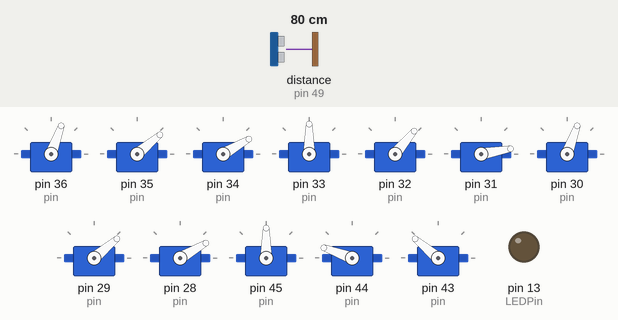
Bench run of a sketch on a simulated Arduino Mega 2560, built with avr-gcc and run on an emulated ATmega2560. Parts: 12 × servo, output pins drawn as LEDs (lit = HIGH). Wiring (inferred from the names in the program): ultrasonic range finder: trigger pin 48; echo pin 49. Inputs (shaded band) come from the test bench; at power-on: distance to the obstacle (sensor on pin 49) 80 cm. The echo pulse lasts 58.3 µs per cm; pins used as bus, display or sensor lines are not drawn; what the sketch prints to the serial monitor is not drawn.

Above: at 2.46 s.
3.1 s: distance to the obstacle (sensor on pin 49) set to 64 cm
At 3.48 s:
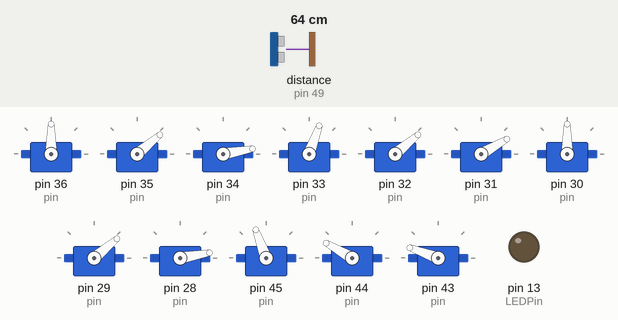
6.6 s: distance to the obstacle (sensor on pin 49) set to 58 cm
At 6.82 s:
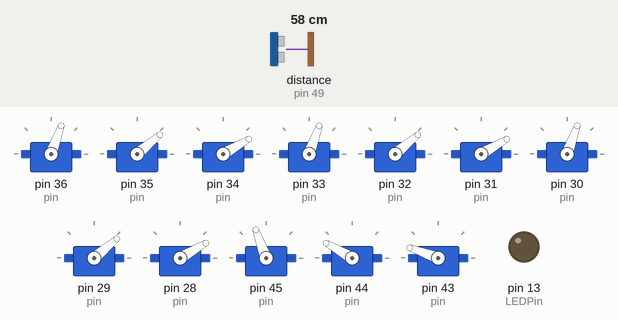
At 7.5 s:
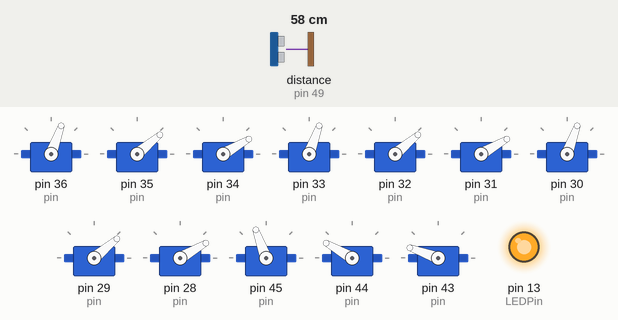
Timing chart, 0 to 9.6 s (numbered marks = the images above; inputs shaded):
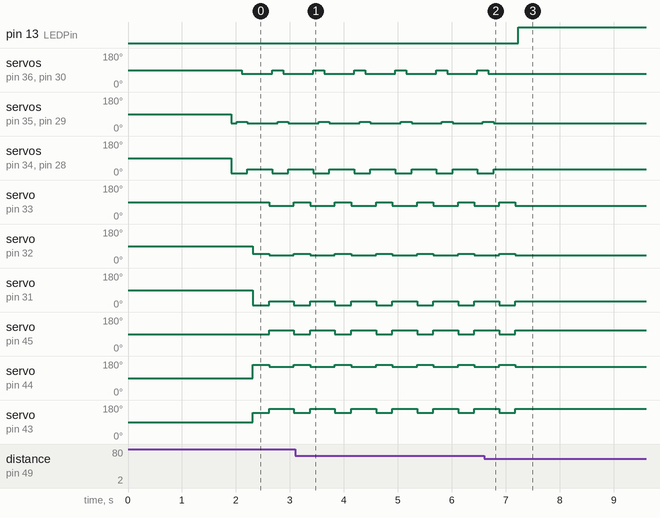

The sketch:

MegaHex.ino
```cpp
#include "Poda.h"
#include "Config_Hexa.h"
#include "Control_Kinematics.hpp"

#include <Arduino.h>

void setup()
{
Serial.begin(9600);
    //poda setUp
Poda_init();
    //motion cof setup
motionPod_Left.anglX=20;
motionPod_Left.anglY=30;
motionPod_Left.anglZ=35;

motionPod_Right.anglX=-20;
motionPod_Right.anglY=-30;
motionPod_Right.anglZ=-35;
    //

 //ultrasinic setUp
  pinMode(trigPin, OUTPUT);
  pinMode(echoPin, INPUT);
  pinMode(LEDPin, OUTPUT); // Use LED indicator (if required)


}
void loop()
{
 int val = map(digitalRead(49),0,1023,0,255);
 Serial.write(val);
 delay(50);
 int input_line[18];
char rx_byte = 0;

if (Serial.available() > 0) {    // is a character available?
    rx_byte = Serial.read();       // get the character

    // check if a number was received
    if ((rx_byte >= '0') && (rx_byte <= '9'))
    {
      Serial.print("Number received: ");
      Serial.println(rx_byte);
    }
    else {
      Serial.println("Not a number.");
    }
}

/* The following trigPin/echoPin cycle is used to determine the
 distance of the nearest object by bouncing soundwaves off of it. */
 digitalWrite(trigPin, LOW);
 delayMicroseconds(2);

 digitalWrite(trigPin, HIGH);
 delayMicroseconds(10);

 digitalWrite(trigPin, LOW);
 duration = pulseIn(echoPin, HIGH);
  //Calculate the distance (in cm) based on the speed of sound.
 distance = duration/58.2;

//Walk_Mode();

if  (distance<=60)
    {digitalWrite(LEDPin, HIGH);
    Rot_Mode();
    }
else{digitalWrite(LEDPin, LOW);
    Walk_Mode();
    }

//delay(1000);
  }
```

Control_Kinematics.hpp
```cpp
#ifndef CONTROLWITHKITEMATIC_H
#define CONTROLWITHKITEMATIC_H

#include "Config_Hexa.h"
#include<Arduino.h>


//kinematic///////////////////////////////////
            /////////////////
            ///  L1   R1  ///
            ///    \-/    ///
            /// L2_| |_R2 ///
            ///    / \    ///
            ///  L3   R3  ///
            /////////////////
            ///             /
            ///       z\    /
            ///      /  \   /
            /// x__y/    \  /
            ///             /
            /////////////////


// /////////////////////////////////////////////

//////////////////////
/// \Motion Mode's/\\\
//////////////////////

void Motion(Poda pPod, PodPosition pPos, int motionPeriod)
{
PodPosition Flag;

Flag.anglZ=pPod.zServo.read();
Flag.anglX=pPod.xServo.read();
Flag.anglY=pPod.yServo.read();

if ( motionPeriod==1){
pPod.zServo.write((Flag.anglZ+pPos.anglZ));
pPod.yServo.write((Flag.anglY+pPos.anglY));
pPod.xServo.write((Flag.anglX+pPos.anglX));


delay(300);
}
else if ( motionPeriod==2){
pPod.xServo.write((Flag.anglX+(pPos.anglX)));
/*
pPod.yServo.write((Flag.anglY-(2*pPos.anglY)));
pPod.zServo.write((Flag.anglZ-(2*pPos.anglZ)));*/

delay(300);}
else if ( motionPeriod==3){
pPod.zServo.write(Flag.anglZ);
pPod.yServo.write(Flag.anglY);
pPod.xServo.write(Flag.anglX);

delay(300);}

//delay(500);
  }
void Rot_Mode()
{

 /* Motion (podaL1,motionPod_Left);
  Motion (podaL2,motionPod_Left);
             delay(100);
  Motion (podaL3,motionPod_Left);
  Motion (podaR1,motionPod_Right);
             delay(100);
  Motion (podaR2,motionPod_Right);
  Motion (podaR3,motionPod_Right);
             delay(100);*/
}
void Walk_Mode()
{       //піднфмаємо перші 3 лапки
        podaL1.set_Position(90,40,(30-20));
        podaR2.set_Position(90,150,(160-20));
        podaL3.set_Position(90,40,(30-20));
        delay(100);
        podaL1.set_Position(90,(40+10),(30-20));
        podaR2.set_Position(90,(150+10),(160-20));
        podaL3.set_Position(90,(40+10),(30-20));
        delay(100);

        //зміщуємо 3 лапки
        podaL1.set_Position((90-20),(40+10),(30-20));
        podaR2.set_Position((90+20),(150+10),(160-20));
        podaL3.set_Position((90-20),(40+10),(30-20));
        delay(100);
        //опускаємо лапки
        podaL1.set_Position((90-20),(40),(30));
        podaR2.set_Position((90+20),(150),(160));
        podaL3.set_Position((90-20),(40),(30));
        delay(100);
//////////////підншмаємо 2і 3 лапки
        podaR1.set_Position((90),(150),(160+20));
        podaL2.set_Position((90),(40),(30+20));
        podaR3.set_Position((90),(150),(160+20));

        podaR1.set_Position((90),(150+10),(160-20));
        podaL2.set_Position((90),(40+10),(30-20));
        podaR3.set_Position((90),(150+10),(160-20));
        //зміщуємо 1і 3 лапки
        podaL1.set_Position((90-20),(40),(30));
        podaR2.set_Position((90+20),(150),(160));
        podaL3.set_Position((90-20),(40),(30));
        delay(300);
/////////////
        podaR1.set_Position((90+20),(150+10),(160-20));
        podaL2.set_Position((90+20),(40+10),(30-20));
        podaR3.set_Position((90+20),(150+10),(160-20));
//
        podaR1.set_Position((90+20),(150),(160));
        podaL2.set_Position((90-20),(40),(30));
        podaR3.set_Position((90+20),(150),(160));

}


#endif // CONTROLWITHKITEMATIC_H
```

Poda.cpp
```cpp
#include "Poda.h"
#include <Arduino.h>

Poda::Poda()
{};

void Poda::init(int pinx, int initAngleX, int piny,int initAngleY, int pinz, int initAngleZ)
{

xServo;
yServo;
zServo;
xServo.attach(pinx);
yServo.attach(piny);
zServo.attach(pinz);

this->set_initPos(initAngleX,initAngleY,initAngleZ);

init_Servo(initAngleX, xServo);
init_Servo(initAngleY, yServo);
init_Servo(initAngleZ, zServo);


}

  void Poda::set_Position(int xXx, int yYy, int zZz)
  {
    xServo.write(xXx);
    yServo.write(yYy);
    zServo.write(zZz);
  }
  void Poda::set_initPos(int xX, int yY, int zZ)
  {
      init_x=xX;
      init_y=yY;
      init_z=zZ;
  }

  void Poda::init_Servo(int set_angle, Servo active)
  {
      if (active.read()>set_angle)
      {
                  for (int pos = active.read(); pos > set_angle; pos -= 1) {  // goes from 180 degrees to 0 degrees
                      active.write(pos);                          // tell servo to go to position in variable 'pos'
                      //delay(1);                                  // waits 15ms for the servo to reach the position
                    }
      }
      else
      {
                  for (int pos2 = active.read(); pos2 < set_angle; pos2 += 1) {  // goes from 180 degrees to 0 degrees
                      active.write(pos2);                          // tell servo to go to position in variable 'pos'
                     // delay(1);                                  // waits 15ms for the servo to reach the position
                    }
      }
  }
```

Poda.h
```cpp
#ifndef PODA_H
#define PODA_H

#include <Servo.h>

class Poda
{

    // ///////////////////////////////////////////////
    // згідно зворотнокінематичній моделі в об’єкні пода 3 сервоприводи
    //х-горизонтальний z-середній двигун у- крвйній
    //установка положення відбувається установкою структури позішн, ініціалізація поди шляхом предачі номерів пінів відповідно
private:
    int init_x;
    int init_y;
    int init_z;


     int Max_X;
     int Max_Y;
     int Max_Z;

     int Min_X;
     int Min_Y;
     int Min_Z;


public:
    Servo xServo;//Coxa;
     Servo yServo;//Femur;
     Servo zServo;//Tibia;


 Poda();
 void init(int pinx, int initAngleX, int piny,int initAngleY, int pinz, int initAngleZ);
    void set_Position(int xX, int yY, int zZ);
    void set_initPos(int xX, int yY, int zZ);
    void init_Servo(int set_angle, Servo active);


};

#endif // PODA_H
```

Config_Hexa.h
```cpp
#ifndef CONFIGHEXA_H
#define CONFIGHEXA_H

#include "Poda.h"
#include <Arduino.h>
#define sqr(x) ((x)*(x))
#define PI 3.141592653589793238
#define rad2deg(x) ( (180.0 / PI) * (x) )
#define deg2rad(x) ( (PI / 180.0) * (x) )

/////////////////////////////////////////
//   ultrasonic pinout                 //
//                                     //
    #define echoPin 49 // Echo Pin
    #define trigPin 48 // Trigger Pin
    #define LEDPin 13 // Onboard LED
/////  ultrasonic       /////////////////
//
     int maximumRange = 200; // Maximum range needed
     int minimumRange = 0; // Minimum range needed
      long duration, distance; // Duration used to calculate distance
//
////////////////////////////////////////

///make Poda's from this shemm

        /////////////////
        ///  L1   R1  ///
        ///    \-/    ///
        /// L2_| |_R2 ///
        ///    / \    ///
        ///  L3   R3  ///
        /////////////////
        ///             /
        ///       z\    /
        ///      /  \   /
        /// x__y/    \  /
        ///             /
        /////////////////

int pin[]=
{36, 35, 34,
 33, 32, 31,
 30, 29, 28,

 45, 44, 43,
 42, 41, 40,
 39, 38, 37};
///pin out arduino (digital pins)
/// L1 46, 47, 39
/// L2 40, 41, 42
/// L3 43, 44, 45
///
/// R1 29, 28, 36
/// R2 35, 34, 33
/// R3 32, 31, 30
///
///
///
/// angle initialisation servo in grad
/// defailt to Phoenix hexapod
/// L1 90, 40, 30,
/// L2 490, 40, 30,
/// L3 90, 40, 30,
///
/// R1 90, 150, 160,
/// R2 90, 150, 160,
/// R3 90, 150, 160
///
int angle[]=
{
    90, 40, 30,
    90, 40, 30,
    90, 40, 30,

    90, 150, 160,
    90, 150, 160,
    90, 150, 160
};

//////Poda_init///////

Poda podaL1;
Poda podaL2;
Poda podaL3;

Poda podaR1;
Poda podaR2;
Poda podaR3;

void Poda_init()
{
podaL1.init ( pin[0],angle[0], pin[1],angle[1], pin[2],angle[2]);
delay(300);
podaL2.init (pin[3],angle[3], pin[4],angle[4], pin[5],angle[5] );
delay(300);
podaL3.init (pin[6],angle[6], pin[7],angle[7], pin[8],angle[8] );
delay(300);

podaR1.init (pin[9],angle[9], pin[10],angle[10], pin[11],angle[11] );
delay(300);
podaR2.init (pin[12],angle[12], pin[13],angle[13], pin[14],angle[14] );
delay(300);
podaR3.init (pin[15],angle[15], pin[16],angle[16], pin[17],angle[17]);
delay(300);

  }

struct PodPosition
{
    int anglX;
    int anglY;
    int anglZ;
};

PodPosition motionPod_Left;
PodPosition motionPod_Right;

#endif /// CONFIGHEXA_H
```

Measured:
- the behaviour switches between 62 and 61 cm on distance to the obstacle (sensor on pin 49) (found by bisection; images 1 and 2)
- after the input at 6.6 s, pin 13 (LEDPin): LOW → HIGH after 0.63 s; servo on pin 36 (pin): goes on until 6.7 s, then stays 70°
- by itself, servo on pin 36 (pin), servo on pin 30 (pin): alternates 90° for 0.20 s and 70° for 0.56 s
- by itself, servo on pin 35 (pin), servo on pin 29 (pin): alternates 50° for 0.20 s and 40° for 0.56 s
- by itself, servo on pin 34 (pin), servo on pin 31 (pin), servo on pin 28 (pin): alternates 30° for 0.46 s and 10° for 0.30 s
- by itself, servo on pin 33 (pin): alternates 90° for 0.30 s and 70° for 0.46 s
- by itself, servo on pin 32 (pin): alternates 50° for 0.30 s and 40° for 0.46 s
- by itself, servo on pin 45 (pin): alternates 110° for 0.46 s and 90° for 0.30 s
